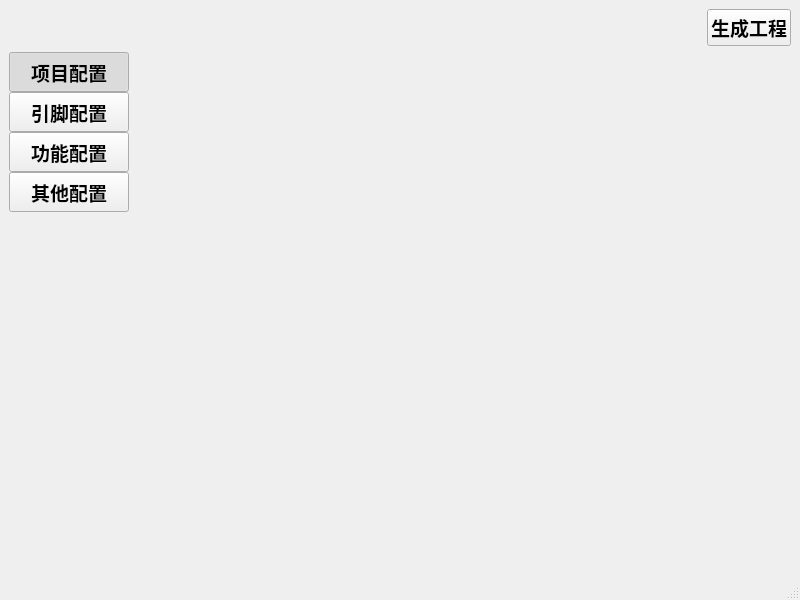
<?xml version="1.0" encoding="UTF-8"?>
<ui version="4.0">
 <class>MainWindow</class>
 <widget class="QMainWindow" name="MainWindow">
  <property name="geometry">
   <rect>
    <x>0</x>
    <y>0</y>
    <width>800</width>
    <height>600</height>
   </rect>
  </property>
  <property name="windowTitle">
   <string>RTduino Pinout Generator</string>
  </property>
  <widget class="QWidget" name="centralwidget">
   <layout class="QGridLayout" name="gridLayout_2">
    <item row="0" column="0" colspan="2">
     <layout class="QHBoxLayout" name="horizontalLayout">
      <item>
       <widget class="QLabel" name="label_mcu">
        <property name="font">
         <font>
          <family>微软雅黑 Light</family>
          <pointsize>14</pointsize>
          <weight>75</weight>
          <bold>true</bold>
         </font>
        </property>
        <property name="text">
         <string/>
        </property>
       </widget>
      </item>
      <item>
       <widget class="QLabel" name="label_board">
        <property name="font">
         <font>
          <family>微软雅黑 Light</family>
          <pointsize>14</pointsize>
          <weight>75</weight>
          <bold>true</bold>
         </font>
        </property>
        <property name="text">
         <string/>
        </property>
       </widget>
      </item>
      <item>
       <widget class="QLabel" name="label_proname">
        <property name="font">
         <font>
          <family>微软雅黑 Light</family>
          <pointsize>14</pointsize>
          <weight>75</weight>
          <bold>true</bold>
         </font>
        </property>
        <property name="text">
         <string/>
        </property>
       </widget>
      </item>
      <item>
       <spacer name="horizontalSpacer">
        <property name="font">
         <font>
          <family>微软雅黑 Light</family>
          <pointsize>14</pointsize>
          <weight>75</weight>
          <bold>true</bold>
         </font>
        </property>
        <property name="orientation">
         <enum>Qt::Horizontal</enum>
        </property>
        <property name="sizeHint" stdset="0">
         <size>
          <width>40</width>
          <height>20</height>
         </size>
        </property>
       </spacer>
      </item>
      <item>
       <widget class="QPushButton" name="pushButton_procreat">
        <property name="font">
         <font>
          <family>微软雅黑 Light</family>
          <pointsize>14</pointsize>
          <weight>75</weight>
          <bold>true</bold>
         </font>
        </property>
        <property name="text">
         <string>生成工程</string>
        </property>
       </widget>
      </item>
     </layout>
    </item>
    <item row="1" column="0">
     <widget class="QWidget" name="toolwidget" native="true">
      <property name="font">
       <font>
        <family>微软雅黑 Light</family>
        <pointsize>14</pointsize>
        <weight>75</weight>
        <bold>true</bold>
       </font>
      </property>
      <layout class="QGridLayout" name="gridLayout">
       <property name="leftMargin">
        <number>0</number>
       </property>
       <property name="topMargin">
        <number>0</number>
       </property>
       <property name="rightMargin">
        <number>0</number>
       </property>
       <property name="bottomMargin">
        <number>0</number>
       </property>
       <property name="spacing">
        <number>0</number>
       </property>
       <item row="1" column="0">
        <widget class="QPushButton" name="pushButtonPins">
         <property name="minimumSize">
          <size>
           <width>120</width>
           <height>40</height>
          </size>
         </property>
         <property name="font">
          <font>
           <family>微软雅黑 Light</family>
           <pointsize>14</pointsize>
           <weight>75</weight>
           <bold>true</bold>
          </font>
         </property>
         <property name="text">
          <string>引脚配置</string>
         </property>
         <property name="checkable">
          <bool>true</bool>
         </property>
         <property name="checked">
          <bool>false</bool>
         </property>
         <attribute name="buttonGroup">
          <string notr="true">buttonGroup</string>
         </attribute>
        </widget>
       </item>
       <item row="4" column="0">
        <widget class="QPushButton" name="pushButtonOther">
         <property name="minimumSize">
          <size>
           <width>120</width>
           <height>40</height>
          </size>
         </property>
         <property name="font">
          <font>
           <family>微软雅黑 Light</family>
           <pointsize>14</pointsize>
           <weight>75</weight>
           <bold>true</bold>
          </font>
         </property>
         <property name="text">
          <string>其他配置</string>
         </property>
         <property name="checkable">
          <bool>true</bool>
         </property>
         <attribute name="buttonGroup">
          <string notr="true">buttonGroup</string>
         </attribute>
        </widget>
       </item>
       <item row="2" column="0">
        <widget class="QPushButton" name="pushButtonFunc">
         <property name="minimumSize">
          <size>
           <width>120</width>
           <height>40</height>
          </size>
         </property>
         <property name="font">
          <font>
           <family>微软雅黑 Light</family>
           <pointsize>14</pointsize>
           <weight>75</weight>
           <bold>true</bold>
          </font>
         </property>
         <property name="text">
          <string>功能配置</string>
         </property>
         <property name="checkable">
          <bool>true</bool>
         </property>
         <attribute name="buttonGroup">
          <string notr="true">buttonGroup</string>
         </attribute>
        </widget>
       </item>
       <item row="5" column="0">
        <spacer name="verticalSpacer">
         <property name="font">
          <font>
           <family>微软雅黑 Light</family>
           <pointsize>14</pointsize>
           <weight>75</weight>
           <bold>true</bold>
          </font>
         </property>
         <property name="orientation">
          <enum>Qt::Vertical</enum>
         </property>
         <property name="sizeHint" stdset="0">
          <size>
           <width>20</width>
           <height>40</height>
          </size>
         </property>
        </spacer>
       </item>
       <item row="0" column="0">
        <widget class="QPushButton" name="pushButtonProj">
         <property name="minimumSize">
          <size>
           <width>120</width>
           <height>40</height>
          </size>
         </property>
         <property name="font">
          <font>
           <family>微软雅黑 Light</family>
           <pointsize>14</pointsize>
           <weight>75</weight>
           <bold>true</bold>
          </font>
         </property>
         <property name="text">
          <string>项目配置</string>
         </property>
         <property name="checkable">
          <bool>true</bool>
         </property>
         <property name="checked">
          <bool>true</bool>
         </property>
         <attribute name="buttonGroup">
          <string notr="true">buttonGroup</string>
         </attribute>
        </widget>
       </item>
      </layout>
     </widget>
    </item>
    <item row="1" column="1">
     <widget class="QStackedWidget" name="stackedWidget">
      <property name="font">
       <font>
        <family>微软雅黑 Light</family>
        <pointsize>14</pointsize>
        <weight>75</weight>
        <bold>true</bold>
       </font>
      </property>
     </widget>
    </item>
   </layout>
  </widget>
  <widget class="QStatusBar" name="statusbar"/>
  <widget class="QMenuBar" name="menuBar">
   <property name="geometry">
    <rect>
     <x>0</x>
     <y>0</y>
     <width>800</width>
     <height>26</height>
    </rect>
   </property>
  </widget>
 </widget>
 <resources/>
 <connections/>
 <buttongroups>
  <buttongroup name="buttonGroup"/>
 </buttongroups>
</ui>
